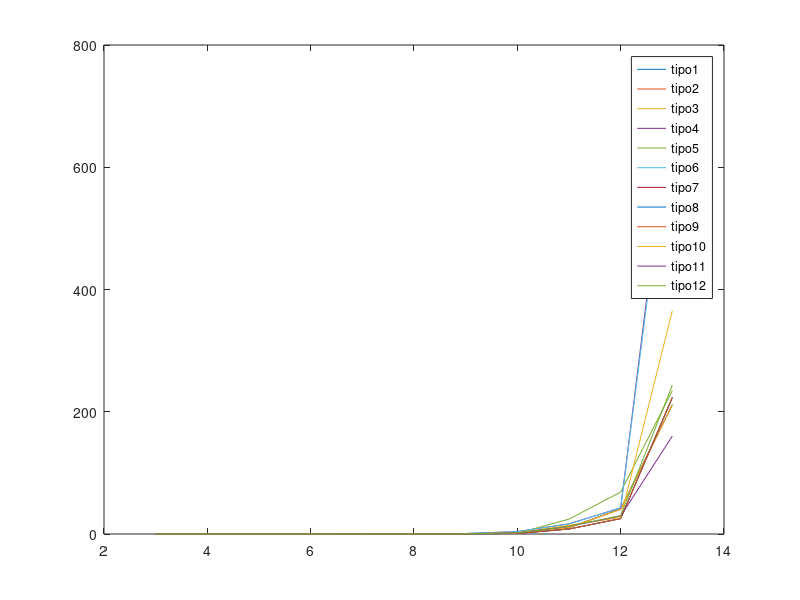

Write MATLAB code to recreate this figure.
x = [3:13]
t1 = [0.0, 0.0, 0.0, 0.016, 0.031, 0.062, 0.563, 0.875, 10.5, 41.203, 211.657]
t2 = [0.0, 0.0, 0.0, 0.0, 0.031, 0.063, 0.563, 0.859, 10.297, 40.468, 211.406]
t3 = [0.0, 0.0, 0.016, 0.015, 0.031, 0.063, 0.562, 0.859, 10.312, 40.484, 211.25]
t4 = [0.015, 0.0, 0.016, 0.0, 0.031, 0.094, 0.813, 3.953, 16.656, 42.812, 722.672]
t5 = [0.0, 0.0, 0.0, 0.016, 0.047, 0.063, 0.547, 1.219, 24.343, 68.64, 234.515]
t6 = [0.0, 0.0, 0.015, 0.0, 0.047, 0.094, 0.813, 3.89, 16.468, 42.734, 703.516]
t7 = [0.016, 0.0, 0.016, 0.0, 0.032, 0.047, 0.406, 0.843, 8.156, 25.219, 223.422]
t8 = [0.0, 0.015, 0.016, 0.0, 0.031, 0.046, 0.391, 0.844, 8.156, 25.234, 223.203]
t9 = [0.0, 0.0, 0.0, 0.0, 0.031, 0.063, 0.406, 0.844, 8.141, 25.219, 223.594]
t10 = [0.0, 0.0, 0.016, 0.0, 0.047, 0.093, 0.406, 2.0, 14.375, 26.828, 365.281]
t11 = [0.0, 0.0, 0.0, 0.0, 0.047, 0.062, 0.5, 1.828, 12.578, 29.344, 160.219]
t12 = [0.0, 0.0, 0.0, 0.016, 0.047, 0.063, 0.516, 1.828, 12.531, 30.25, 243.484]

plot(x, t1)
legend('tipo1')
hold all
plot(x, t2)
legend('tipo2')
hold all
plot(x, t3)
legend('tipo3')
hold all
plot(x, t4)
legend('tipo4')
hold all
plot(x, t5)
legend('tipo5')
hold all
plot(x, t6)
legend('tipo6')
hold all
plot(x, t7)
legend('tipo7')
hold all
plot(x, t8)
legend('tipo8')
hold all
plot(x, t9)
legend('tipo9')
hold all
plot(x, t10)
legend('tipo10')
hold all
plot(x, t11)
legend('tipo11')
hold all
plot(x, t12)
legend('tipo12')
hold all
legend('tipo1','tipo2','tipo3','tipo4','tipo5','tipo6','tipo7','tipo8','tipo9','tipo10','tipo11','tipo12')